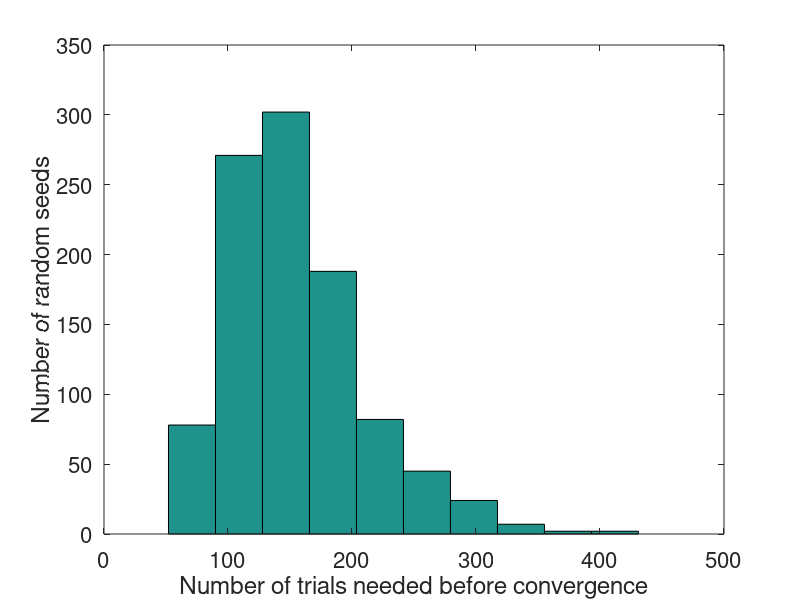

The MATLAB script that drew this image:
clear all; close all; clc;
load control_loop;
n_seeds = size(time_steps_to_failure_bin,2);
trials = zeros(1,n_seeds);
for idx1 = 1:n_seeds
    temp = time_steps_to_failure_bin(:,idx1);
    temp( temp==0 ) = [];
    trials(idx1) = length(temp);
    
end
sum(trials)/n_seeds
std(trials)
hist(trials)
set(gca,'fontsize',16)
xlabel('Number of trials needed before convergence');
ylabel('Number of random seeds');
set(gca,'fontsize',16)